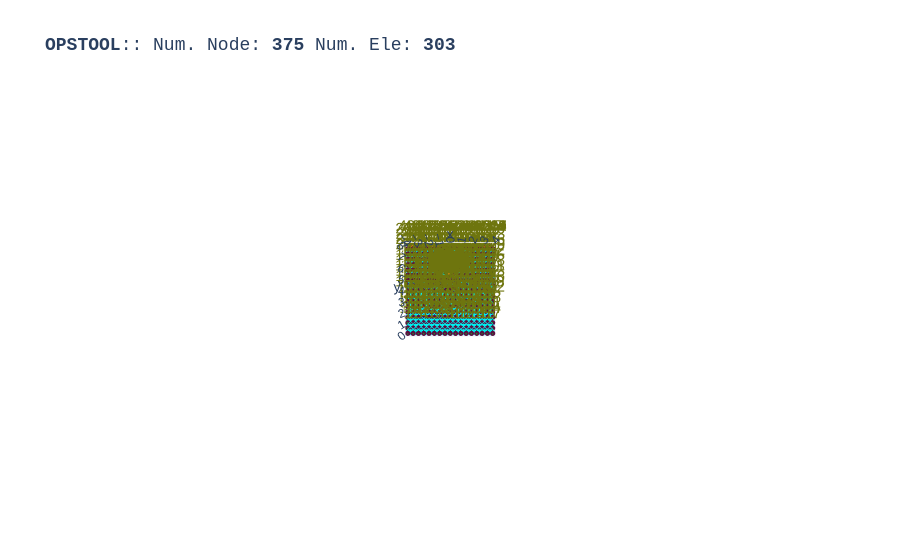

Notebook code for this chart:
### Code cell
opst.vis.plotly.plot_model(show_node_numbering=True, show_ele_numbering=False, show_nodal_loads = False)

### Figure 1 — Plotly figure (JSON) as saved in the notebook; plotly's stock layout.template omitted (floating-point values rounded to 4 significant figures; data arrays with more than 128 entries replaced by an {"elided": "..."} marker saying what was removed)
{"data": [{"color": "#00FFFF", "hoverinfo": "skip", "i": {"elided": "544 int values"}, "j": {"elided": "544 int values"}, "k": {"elided": "544 int values"}, "name": "FourNodeQuad", "opacity": 1, "type": "mesh3d", "x": {"elided": "1088 float values"}, "y": {"elided": "1088 float values"}, "z": {"elided": "1088 float values"}}, {"connectgaps": false, "hoverinfo": "skip", "line": {"color": "black", "width": 1}, "mode": "lines", "name": "Edge", "type": "scatter3d", "x": {"elided": "1632 float values"}, "y": {"elided": "1632 float values"}, "z": {"elided": "1632 float values"}}, {"connectgaps": false, "hoverinfo": "skip", "line": {"color": "#0652ff", "width": 5}, "mode": "lines", "name": "DispBeamColumn2d", "type": "scatter3d", "x": [0.0, -0.1148, NaN, -0.1148, -0.2121, NaN, -0.2121, -0.2772, NaN, -0.2772, -0.3, NaN, -0.3, -0.2772, NaN, -0.2772, -0.2121, NaN, -0.2121, -0.1148, NaN, -0.1148, 0.0, NaN, 0.0, 0.1148, NaN, 0.1148, 0.2121, NaN, 0.2121, 0.2772, NaN, 0.2772, 0.3, NaN, 0.3, 0.2772, NaN, 0.2772, 0.2121, NaN, 0.2121, 0.1148, NaN, 0.1148, 0.0, NaN, -3.75, -3.25, NaN, -3.25, -2.75, NaN, -2.75, -2.25, NaN, -2.25, -1.75, NaN, -1.75, -1.25, NaN, -1.25, -0.75, NaN, -0.75, -0.25, NaN, -0.25, 0.25, NaN, 0.25, 0.75, NaN, 0.75, 1.25, NaN, 1.25, 1.75, NaN, 1.75, 2.25, NaN, 2.25, 2.75, NaN, 2.75, 3.25, NaN, 3.25, 3.75, NaN], "y": [5.3, 5.277, NaN, 5.277, 5.212, NaN, 5.212, 5.115, NaN, 5.115, 5.0, NaN, 5.0, 4.885, NaN, 4.885, 4.788, NaN, 4.788, 4.723, NaN, 4.723, 4.7, NaN, 4.7, 4.723, NaN, 4.723, 4.788, NaN, 4.788, 4.885, NaN, 4.885, 5.0, NaN, 5.0, 5.115, NaN, 5.115, 5.212, NaN, 5.212, 5.277, NaN, 5.277, 5.3, NaN, 8.25, 8.25, NaN, 8.25, 8.25, NaN, 8.25, 8.25, NaN, 8.25, 8.25, NaN, 8.25, 8.25, NaN, 8.25, 8.25, NaN, 8.25, 8.25, NaN, 8.25, 8.25, NaN, 8.25, 8.25, NaN, 8.25, 8.25, NaN, 8.25, 8.25, NaN, 8.25, 8.25, NaN, 8.25, 8.25, NaN, 8.25, 8.25, NaN, 8.25, 8.25, NaN], "z": [0.0, 0.0, NaN, 0.0, 0.0, NaN, 0.0, 0.0, NaN, 0.0, 0.0, NaN, 0.0, 0.0, NaN, 0.0, 0.0, NaN, 0.0, 0.0, NaN, 0.0, 0.0, NaN, 0.0, 0.0, NaN, 0.0, 0.0, NaN, 0.0, 0.0, NaN, 0.0, 0.0, NaN, 0.0, 0.0, NaN, 0.0, 0.0, NaN, 0.0, 0.0, NaN, 0.0, 0.0, NaN, 0.0, 0.0, NaN, 0.0, 0.0, NaN, 0.0, 0.0, NaN, 0.0, 0.0, NaN, 0.0, 0.0, NaN, 0.0, 0.0, NaN, 0.0, 0.0, NaN, 0.0, 0.0, NaN, 0.0, 0.0, NaN, 0.0, 0.0, NaN, 0.0, 0.0, NaN, 0.0, 0.0, NaN, 0.0, 0.0, NaN, 0.0, 0.0, NaN, 0.0, 0.0, NaN]}, {"connectgaps": false, "hoverinfo": "skip", "line": {"color": "#ff9408", "width": 5}, "mode": "lines", "name": "BeamContact2D", "type": "scatter3d", "x": {"elided": "186 float values"}, "y": {"elided": "186 float values"}, "z": {"elided": "186 float values"}}, {"customdata": {"elided": "272 str values"}, "hovertemplate": "%{customdata}", "marker": {"color": "#00FFFF", "size": 3, "symbol": "diamond-open"}, "mode": "markers", "name": "FourNodeQuad", "type": "scatter3d", "x": {"elided": "272 float values"}, "y": {"elided": "272 float values"}, "z": {"elided": "272 float values"}}, {"customdata": ["eleTag: 400<br>connectedNodes:<br> [350 351]", "eleTag: 401<br>connectedNodes:<br> [351 352]", "eleTag: 402<br>connectedNodes:<br> [352 353]", "eleTag: 403<br>connectedNodes:<br> [353 354]", "eleTag: 404<br>connectedNodes:<br> [354 355]", "eleTag: 405<br>connectedNodes:<br> [355 356]", "eleTag: 406<br>connectedNodes:<br> [356 357]", "eleTag: 407<br>connectedNodes:<br> [357 358]", "eleTag: 408<br>connectedNodes:<br> [358 359]", "eleTag: 409<br>connectedNodes:<br> [359 360]", "eleTag: 410<br>connectedNodes:<br> [360 361]", "eleTag: 411<br>connectedNodes:<br> [361 362]", "eleTag: 412<br>connectedNodes:<br> [362 363]", "eleTag: 413<br>connectedNodes:<br> [363 364]", "eleTag: 414<br>connectedNodes:<br> [364 365]", "eleTag: 415<br>connectedNodes:<br> [365 350]", "eleTag: 500<br>connectedNodes:<br> [400 401]", "eleTag: 501<br>connectedNodes:<br> [401 402]", "eleTag: 502<br>connectedNodes:<br> [402 403]", "eleTag: 503<br>connectedNodes:<br> [403 404]", "eleTag: 504<br>connectedNodes:<br> [404 405]", "eleTag: 505<br>connectedNodes:<br> [405 406]", "eleTag: 506<br>connectedNodes:<br> [406 407]", "eleTag: 507<br>connectedNodes:<br> [407 408]", "eleTag: 508<br>connectedNodes:<br> [408 409]", "eleTag: 509<br>connectedNodes:<br> [409 410]", "eleTag: 510<br>connectedNodes:<br> [410 411]", "eleTag: 511<br>connectedNodes:<br> [411 412]", "eleTag: 512<br>connectedNodes:<br> [412 413]", "eleTag: 513<br>connectedNodes:<br> [413 414]", "eleTag: 514<br>connectedNodes:<br> [414 415]"], "hovertemplate": "%{customdata}", "marker": {"color": "#0652ff", "size": 3, "symbol": "diamond-open"}, "mode": "markers", "name": "DispBeamColumn2d", "type": "scatter3d", "x": [-0.0574, -0.1635, -0.2447, -0.2886, -0.2886, -0.2447, -0.1635, -0.0574, 0.0574, 0.1635, 0.2447, 0.2886, 0.2886, 0.2447, 0.1635, 0.0574, -3.5, -3.0, -2.5, -2.0, -1.5, -1.0, -0.5, 0.0, 0.5, 1.0, 1.5, 2.0, 2.5, 3.0, 3.5], "y": [5.289, 5.245, 5.163, 5.057, 4.943, 4.837, 4.755, 4.711, 4.711, 4.755, 4.837, 4.943, 5.057, 5.163, 5.245, 5.289, 8.25, 8.25, 8.25, 8.25, 8.25, 8.25, 8.25, 8.25, 8.25, 8.25, 8.25, 8.25, 8.25, 8.25, 8.25], "z": [0.0, 0.0, 0.0, 0.0, 0.0, 0.0, 0.0, 0.0, 0.0, 0.0, 0.0, 0.0, 0.0, 0.0, 0.0, 0.0, 0.0, 0.0, 0.0, 0.0, 0.0, 0.0, 0.0, 0.0, 0.0, 0.0, 0.0, 0.0, 0.0, 0.0, 0.0]}, {"customdata": ["eleTag: 5000<br>connectedNodes:<br> [1000  350]", "eleTag: 5000<br>connectedNodes:<br> [1000  351]", "eleTag: 5001<br>connectedNodes:<br> [1001  351]", "eleTag: 5001<br>connectedNodes:<br> [1001  352]", "eleTag: 5002<br>connectedNodes:<br> [1002  352]", "eleTag: 5002<br>connectedNodes:<br> [1002  353]", "eleTag: 5003<br>connectedNodes:<br> [1003  353]", "eleTag: 5003<br>connectedNodes:<br> [1003  354]", "eleTag: 5004<br>connectedNodes:<br> [1004  354]", "eleTag: 5004<br>connectedNodes:<br> [1004  355]", "eleTag: 5005<br>connectedNodes:<br> [1005  355]", "eleTag: 5005<br>connectedNodes:<br> [1005  356]", "eleTag: 5006<br>connectedNodes:<br> [1006  356]", "eleTag: 5006<br>connectedNodes:<br> [1006  357]", "eleTag: 5007<br>connectedNodes:<br> [1007  357]", "eleTag: 5007<br>connectedNodes:<br> [1007  358]", "eleTag: 5008<br>connectedNodes:<br> [1008  358]", "eleTag: 5008<br>connectedNodes:<br> [1008  359]", "eleTag: 5009<br>connectedNodes:<br> [1009  359]", "eleTag: 5009<br>connectedNodes:<br> [1009  360]", "eleTag: 5010<br>connectedNodes:<br> [1010  360]", "eleTag: 5010<br>connectedNodes:<br> [1010  361]", "eleTag: 5011<br>connectedNodes:<br> [1011  361]", "eleTag: 5011<br>connectedNodes:<br> [1011  362]", "eleTag: 5012<br>connectedNodes:<br> [1012  362]", "eleTag: 5012<br>connectedNodes:<br> [1012  363]", "eleTag: 5013<br>connectedNodes:<br> [1013  363]", "eleTag: 5013<br>connectedNodes:<br> [1013  364]", "eleTag: 5014<br>connectedNodes:<br> [1014  364]", "eleTag: 5014<br>connectedNodes:<br> [1014  365]", "eleTag: 5015<br>connectedNodes:<br> [1015  365]", "eleTag: 5015<br>connectedNodes:<br> [1015  350]", "eleTag: 6000<br>connectedNodes:<br> [265 400]", "eleTag: 6000<br>connectedNodes:<br> [265 401]", "eleTag: 6001<br>connectedNodes:<br> [266 401]", "eleTag: 6001<br>connectedNodes:<br> [266 402]", "eleTag: 6002<br>connectedNodes:<br> [267 402]", "eleTag: 6002<br>connectedNodes:<br> [267 403]", "eleTag: 6003<br>connectedNodes:<br> [268 403]", "eleTag: 6003<br>connectedNodes:<br> [268 404]", "eleTag: 6004<br>connectedNodes:<br> [269 404]", "eleTag: 6004<br>connectedNodes:<br> [269 405]", "eleTag: 6005<br>connectedNodes:<br> [270 405]", "eleTag: 6005<br>connectedNodes:<br> [270 406]", "eleTag: 6006<br>connectedNodes:<br> [271 406]", "eleTag: 6006<br>connectedNodes:<br> [271 407]", "eleTag: 6007<br>connectedNodes:<br> [272 407]", "eleTag: 6007<br>connectedNodes:<br> [272 408]", "eleTag: 6008<br>connectedNodes:<br> [273 408]", "eleTag: 6008<br>connectedNodes:<br> [273 409]", "eleTag: 6009<br>connectedNodes:<br> [274 409]", "eleTag: 6009<br>connectedNodes:<br> [274 410]", "eleTag: 6010<br>connectedNodes:<br> [275 410]", "eleTag: 6010<br>connectedNodes:<br> [275 411]", "eleTag: 6011<br>connectedNodes:<br> [276 411]", "eleTag: 6011<br>connectedNodes:<br> [276 412]", "eleTag: 6012<br>connectedNodes:<br> [277 412]", "eleTag: 6012<br>connectedNodes:<br> [277 413]", "eleTag: 6013<br>connectedNodes:<br> [278 413]", "eleTag: 6013<br>connectedNodes:<br> [278 414]", "eleTag: 6014<br>connectedNodes:<br> [279 414]", "eleTag: 6014<br>connectedNodes:<br> [279 415]"], "hovertemplate": "%{customdata}", "marker": {"color": "#ff9408", "size": 3, "symbol": "diamond-open"}, "mode": "markers", "name": "BeamContact2D", "type": "scatter3d", "x": [-0.03265, -0.09005, -0.1533, -0.202, -0.2507, -0.2833, -0.3099, -0.3214, -0.322, -0.3106, -0.285, -0.2524, -0.2045, -0.1559, -0.093, -0.0356, 0.03265, 0.09005, 0.1533, 0.202, 0.2507, 0.2833, 0.3099, 0.3214, 0.322, 0.3106, 0.285, 0.2524, 0.2045, 0.1559, 0.093, 0.0356, -3.625, -3.375, -3.125, -2.875, -2.625, -2.375, -2.125, -1.875, -1.625, -1.375, -1.125, -0.875, -0.625, -0.375, -0.125, 0.125, 0.375, 0.625, 0.875, 1.125, 1.375, 1.625, 1.875, 2.125, 2.375, 2.625, 2.875, 3.125, 3.375, 3.625], "y": [5.322, 5.311, 5.285, 5.252, 5.205, 5.156, 5.093, 5.036, 4.967, 4.91, 4.847, 4.798, 4.749, 4.717, 4.69, 4.679, 4.678, 4.689, 4.715, 4.748, 4.795, 4.844, 4.907, 4.964, 5.033, 5.09, 5.153, 5.202, 5.251, 5.283, 5.31, 5.321, 8.125, 8.125, 8.125, 8.125, 8.125, 8.125, 8.125, 8.125, 8.125, 8.125, 8.125, 8.125, 8.125, 8.125, 8.125, 8.125, 8.125, 8.125, 8.125, 8.125, 8.125, 8.125, 8.125, 8.125, 8.125, 8.125, 8.125, 8.125, 8.125, 8.125], "z": [0.0, 0.0, 0.0, 0.0, 0.0, 0.0, 0.0, 0.0, 0.0, 0.0, 0.0, 0.0, 0.0, 0.0, 0.0, 0.0, 0.0, 0.0, 0.0, 0.0, 0.0, 0.0, 0.0, 0.0, 0.0, 0.0, 0.0, 0.0, 0.0, 0.0, 0.0, 0.0, 0.0, 0.0, 0.0, 0.0, 0.0, 0.0, 0.0, 0.0, 0.0, 0.0, 0.0, 0.0, 0.0, 0.0, 0.0, 0.0, 0.0, 0.0, 0.0, 0.0, 0.0, 0.0, 0.0, 0.0, 0.0, 0.0, 0.0, 0.0, 0.0, 0.0]}, {"customdata": {"elided": "375 str values"}, "hovertemplate": "x: %{x}<br>y: %{y}<br>z: %{z} <br>nodeTag: %{customdata}", "marker": {"color": "#580f41", "size": 3, "symbol": "circle"}, "mode": "markers", "name": "Nodes", "type": "scatter3d", "x": {"elided": "375 float values"}, "y": {"elided": "375 float values"}, "z": {"elided": "375 float values"}}, {"mode": "text", "name": "Node Tag", "text": {"elided": "375 str values"}, "textfont": {"color": "#6e750e", "size": 15}, "type": "scatter3d", "x": {"elided": "375 float values"}, "y": {"elided": "375 float values"}, "z": {"elided": "375 float values"}}, {"connectgaps": false, "hoverinfo": "skip", "line": {"color": "#15b01a", "width": 1}, "mode": "lines", "name": "BC", "type": "scatter3d", "x": {"elided": "1088 float values"}, "y": {"elided": "1088 float values"}, "z": {"elided": "1088 float values"}}], "layout": {"autosize": true, "font": {"family": "Arial, sans-serif"}, "scene": {"aspectmode": "data", "camera": {"eye": {"x": 0, "y": -0.1, "z": 10}}, "dragmode": "pan", "xaxis": {"showbackground": false}, "yaxis": {"showbackground": false}, "zaxis": {"showbackground": true, "showgrid": true, "showticklabels": false, "ticks": "", "title": {"text": ""}, "visible": true}}, "showlegend": false, "title": {"font": {"family": "courier", "size": 18}, "text": "<b>OPSTOOL</b>:: Num. Node: <b>375</b> Num. Ele: <b>303</b>"}}}
